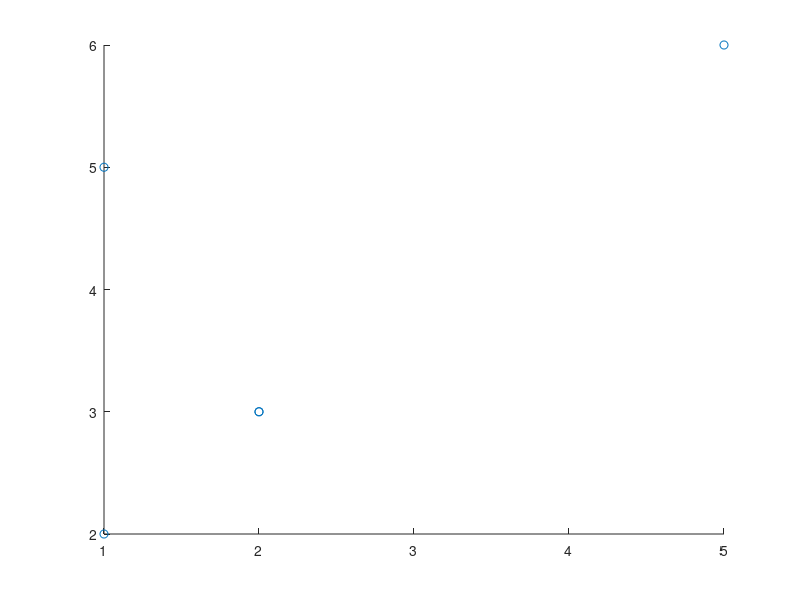

MATLAB code for this plot:
%Q. Find the scatter plot for the 1st and 2nd column data
%   A = [1 2 3; 2 3 4; 2 3 4; 5 6 7; 1 5 8];

clc;

A = [1 2 3; 2 3 4; 2 3 4; 5 6 7; 1 5 8];
% scatter plot of 1st and 2nd column data
dataCol1 = A(:,1);
dataCol2 = A(:,2);
scatter(dataCol1,dataCol2);
